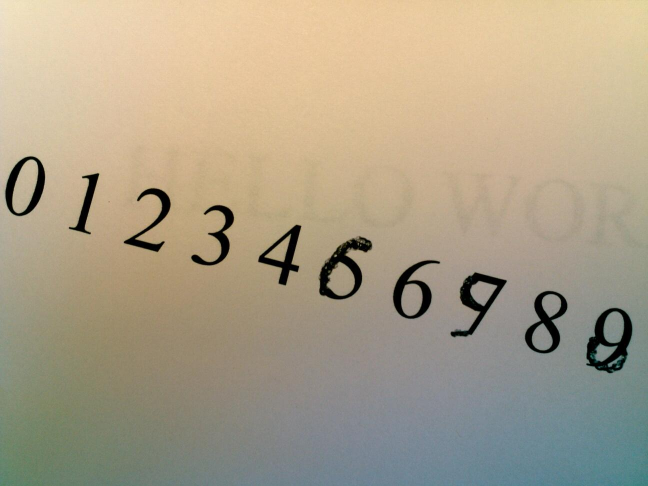
%> input picture server/received.jpg, 1296 x 972 px (shown at 1/2 size)
$ octave --eval "result = segment(imread('received.jpg'));"   (GNU Octave 9; MATLAB toolbox functions it lacks are replaced by stand-ins)
%> lines starting %> are read from the running program, lines starting %| are printed output that depends on the picture; in (x1, y1, x2, y2) boxes, pixels count from 0 and x2, y2 are one past the last pixel; in counts of white or black regions, pixels touching at a corner belong together; the program's own positions count from 1
% Spring 2012, 18-551 Project
% Segmentation script
% James Chun, jtchun@andrew.cmu.edu


function [charsBW charsGray ave stdev] = segment(img)
imgray = rgb2gray(img);
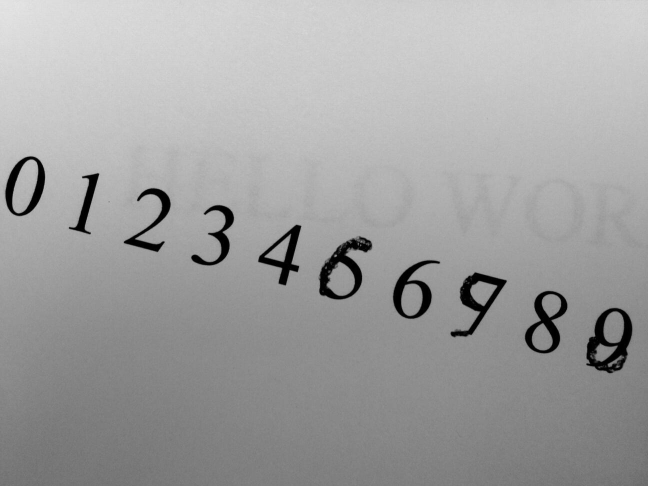
%> imgray: size 972x1296 uint8 (shown at 1/2 size); min 0, max 230, mean 160.7
imgbin = ~im2bw(imgray);
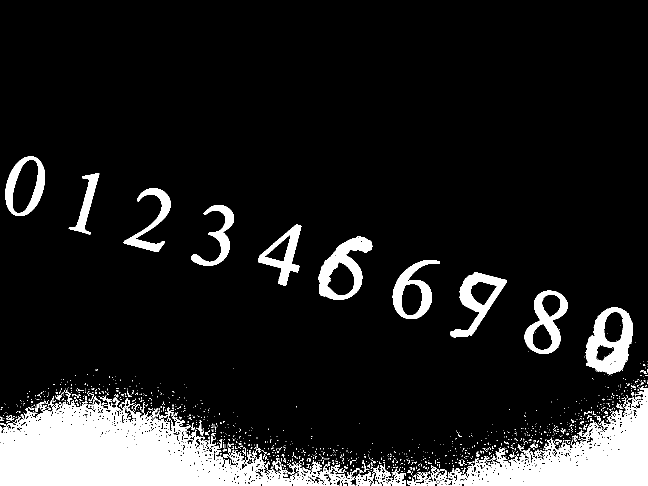
%> imgbin: size 972x1296 logical (shown at 1/2 size); 11.7% white; 1232 white regions (1125 under 20 px)

[image num] = bwlabel(imgbin);
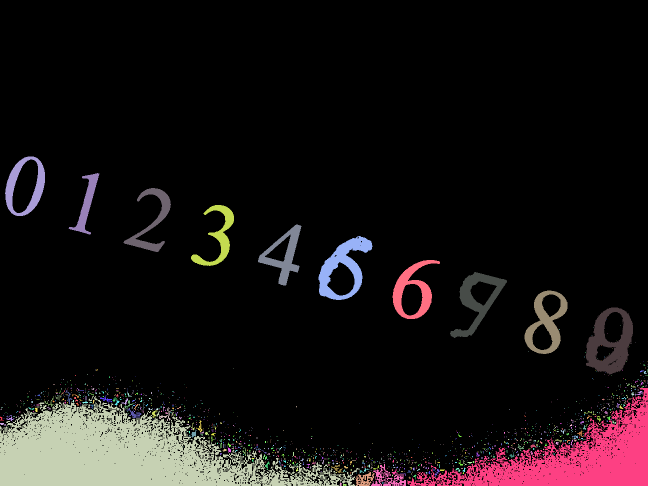
%> image: size 972x1296 double (shown at 1/2 size); 1233 distinct labels, from 0 to 1232; one colour per label, 0 black
%> num = 1232
stats = regionprops(image, 'BoundingBox');
%> stats = 1232 regions; largest, box (x1, y1, x2, y2): (0, 792, 720, 972), (815, 775, 1296, 972), (900, 544, 1014, 676), (637, 472, 745, 600), (1171, 615, 1266, 749)
imgray = histeq(imgray); % For grayscale
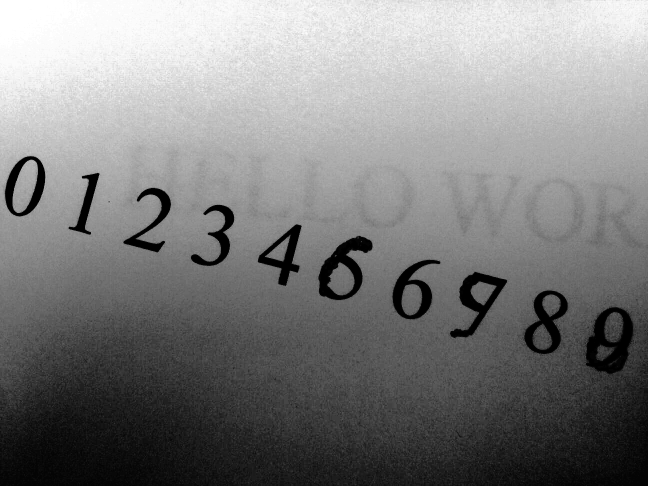
%> imgray: size 972x1296 uint8 (shown at 1/2 size); min 0, max 255, mean 127.1

charsBW = {};
charsGray = {};
charCnt = 0;
cornerPointsX = [];
cornerPointsY = [];
for i = 1:num
    if (stats(i).BoundingBox(3)*stats(i).BoundingBox(4) < 500)
        continue
    end
    charCnt = charCnt + 1;
    cornerPointsX = [cornerPointsX stats(i).BoundingBox(1)];
    cornerPointsY = [cornerPointsY stats(i).BoundingBox(2)];
    charsBW{charCnt} = ~imcrop(imgbin, stats(i).BoundingBox);
    charsGray{charCnt} = imcrop(imgray, stats(i).BoundingBox);
end
%> this loop made 1232 passes
%> (charCnt, cornerPointsX, cornerPointsY) on passes 3, 10: (1, 0.5, 792.5), (2, [0.5 10.5], [792.5 313.5])
%> after the loop, charCnt = 16; charsBW = 16 items; charsGray = 16 items; cornerPointsX = [0.5 10.5 137.5 247.5 253.5 318.5 382.5 516.5 637.5 711.5 742.5 785.5 815.5 900.5 1049.5 1171.5]; cornerPointsY = [792.5 313.5 346.5 376.5 816.5 815.5 410.5 449.5 472.5 943.5 928.5 520.5 775.5 544.5 581.5 615.5]

% Getting the areas
areas = zeros(length(charsBW), 1);
for i = 1:length(charsBW)
    croppedImg = charsBW{i};
    [a b] = size(croppedImg);
    areas(i) = a*b;
end
%> this loop made 16 passes
%> (a, b) on passes 1 to 12: (180, 721), (120, 81), (124, 63), (129, 96), (21, 31), (28, 27), (123, 87), (123, 88), (129, 109), (29, 39), (44, 71), (119, 96)
%> pass 1, in segment, `croppedImg = charsBW{i};`:
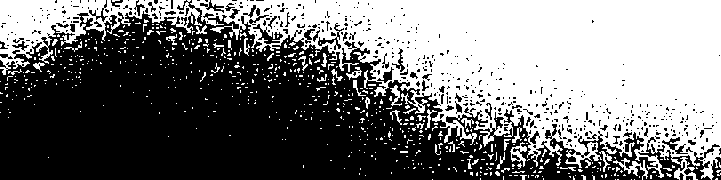
%> croppedImg: size 180x721 logical; 46.9% white; 638 white regions (600 under 20 px), largest, box (x1, y1, x2, y2) and area: (0, 0, 721, 180) 56463, (613, 158, 648, 180) 221, (510, 142, 527, 167) 164
%> pass 2, in segment, `croppedImg = charsBW{i};`:
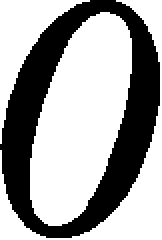
%> croppedImg: size 120x81 logical (shown 2 times larger); 63.3% white; 1 black region, box (x1, y1, x2, y2) and area: (0, 0, 80, 119) 3567
%> pass 3, in segment, `croppedImg = charsBW{i};`:
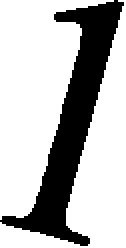
%> croppedImg: size 124x63 logical (shown 2 times larger); 72.4% white; 1 black region, box (x1, y1, x2, y2) and area: (0, 0, 62, 123) 2155
%> after the loop, areas = [129780; 9720; 7812; 12384; 651; 756; 10701; 10824; 14061; 1131; 3124; 11424; 94757; 15295; 11136; 12960]

% Getting a straight line of text
% Remove those that are not near the line
p = polyfit(cornerPointsX, cornerPointsY, 1);
%> p = [0.132 535]
p1 = [0 p(2)];
%> p1 = [0 535]
p2 = [-1*p(1)/p(2) 0];
%> p2 = [-0.000246 0]

% If differs by some margin, remove
stdev = std(areas);
%> stdev = 36261.9
ave = mean(areas);
%> ave = 21657.2
for i = 1:length(charsBW)
    d = abs(cornerPointsY(i) - p1(1)*cornerPointsX(i) - p2(2)) / sqrt(p1(1) * p1(1) + 1);
    if ((abs(areas(i) - ave) > 1.5*stdev) || d > ave)
        charsBW{i} = [];
        charsGray{i} = [];
    else
        charsBW{i} = imresize(charsBW{i}, [128 128]);
        charsGray{i} = imresize(charsGray{i}, [128 128]);
    end
end
%> this loop made 16 passes
%> d on passes 1 to 12: 792.5, 313.5, 346.5, 376.5, 816.5, 815.5, 410.5, 449.5, 472.5, 943.5, 928.5, 520.5

charsBW = charsBW(~cellfun(@isempty, charsBW));
%> charsBW = 14 items
charsGray = charsGray(~cellfun(@isempty, charsGray));
%> charsGray = 14 items
end

$ run again, on server/sent.jpg
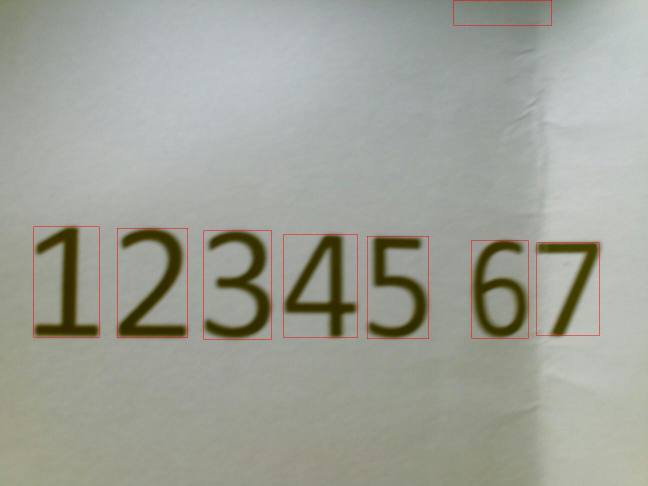
%> input picture server/sent.jpg, 1296 x 972 px (shown at 1/2 size)
%> imgbin: size 972x1296 logical; 7% white; 34 white regions (25 under 20 px)
%> image: size 972x1296 double; 35 distinct labels, from 0 to 34
%> num = 34
%> stats = 34 regions; largest, box (x1, y1, x2, y2): (234, 456, 376, 676), (567, 468, 715, 676), (407, 460, 544, 679), (67, 453, 199, 675), (733, 472, 858, 678)
%> the loop in segment, `for i = 1:num` made 34 passes
%> (cornerPointsX, cornerPointsY) on passes 8 to 11: (67.5, 453.5), ([67.5 234.5], [453.5 456.5]), ([67.5 234.5 407.5], [453.5 456.5 460.5]), ([67.5 234.5 407.5 567.5], [453.5 456.5 460.5 468.5])
%> after the loop in segment, `for i = 1:num`: charsBW = 8 items
%> the loop in segment, `for i = 1:length(charsBW)` made 8 passes
%> (a, b) on passes 1 to 8: (223, 133), (221, 143), (220, 138), (209, 149), (207, 126), (52, 201), (198, 116), (188, 127)
%> pass 1, in segment, `croppedImg = charsBW{i};`:
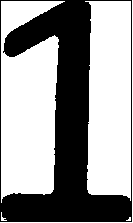
%> croppedImg: size 223x133 logical; 60% white; 1 black region, box (x1, y1, x2, y2) and area: (0, 0, 132, 222) 11874
%> pass 3, in segment, `croppedImg = charsBW{i};`:
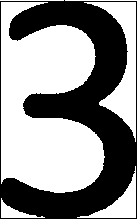
%> croppedImg: size 220x138 logical; 56.9% white; 1 black region, box (x1, y1, x2, y2) and area: (0, 0, 137, 219) 13075
%> after the loop in segment, `for i = 1:length(charsBW)`: areas = [29659; 31603; 30360; 31141; 26082; 10452; 22968; 23876]
%> p = [-0.12 483.4]
%> p1 = [0 483.4]
%> p2 = [0.000247 0]
%> stdev = 7022.8
%> ave = 25767.6
%> the loop in segment, `for i = 1:length(charsBW)` made 8 passes
%> d on passes 1 to 8: 453.5, 456.5, 460.5, 468.5, 472.5, 0.5, 480.5, 485.5
%> in segment, `charsBW = charsBW(~cellfun(@isempty, charsBW));`: charsBW = 7 items
